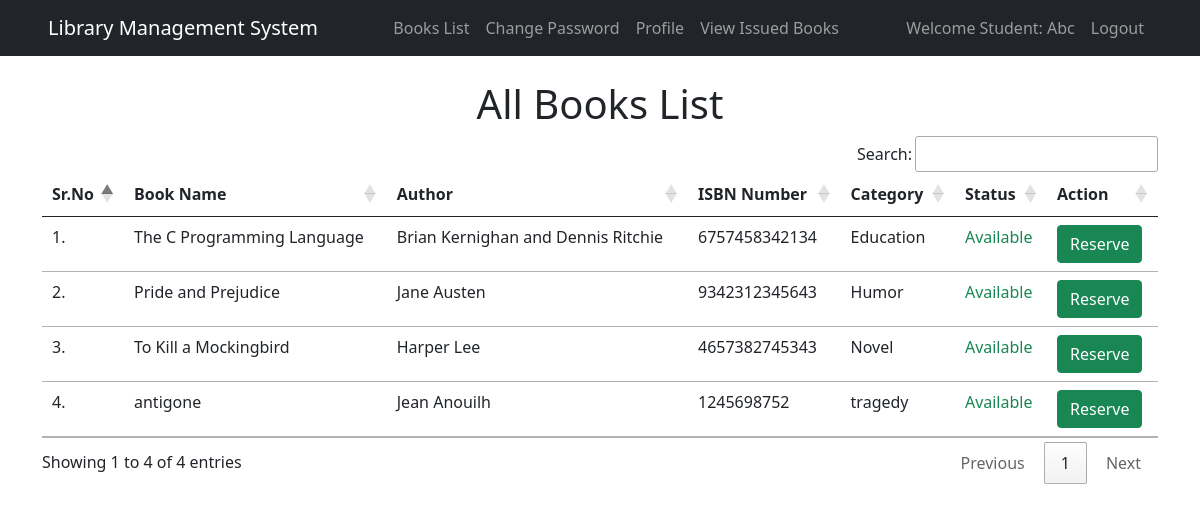
Screenshot of /books_list/ (signed in) with the database file from the repository.
### library/models.py (models this page shows, shortened)
class Book(models.Model):
    name = models.CharField(max_length=200)
    author = models.CharField(max_length=200)
    isbn = models.PositiveIntegerField()
    category = models.CharField(max_length=50)
    status = models.BooleanField(default=False)

### library/views.py (the view)
# urls.py: path("books_list/", views.books_list, name="books_list"),
@login_required(login_url='/student_login')
def books_list(request):
    books_l = Book.objects.all()
    issued_books = IssuedBook.objects.all()
    return render(request, "books_list.html", {'books':books_l, 'issued_books':issued_books})

### library/templates/books_list.html (shortened to what this page needs)
{% extends 'student_navbar.html' %}
{% load static %}
{% block body %}
<div class="container mt-4">
    <h1 class="text-center">All Books List</h1>
    <table class="table table-hover" id="example">
        <thead>
            <tr>
                <th>Sr.No</th>
                <th>Book Name</th>
                <th>Author</th>
                <th>ISBN Number</th>
                <th>Category</th>
                <th>Status</th>
                <th>Action</th>
            </tr>
        </thead>
        <tbody>
            {% for book in books %}
            <tr>
                <td>{{forloop.counter}}.</td>
                <td>{{book.name}}</td>
                <td>{{book.author}}</td>
                <td>{{book.isbn}}</td>
                <td>{{book.category}}</td>
                    {% if book.name in issued_books %}
                        <td><span class="text-danger">Issued</span></td>
                    {% else %}
                        <td><span class="text-success">Available</span></td>
                    {% endif %}
                <td><a href="/reserve_book/{{ book.id }}/" class="btn btn-success">Reserve</a></td>
            </tr>
            {% endfor %}
        </tbody>
    </table>
</div>
{% endblock %}

### library/templates/student_navbar.html (shortened to what this page needs)
<!doctype html>
<html lang="en">
  <head>
    <link href="https://cdn.jsdelivr.net/npm/bootstrap@5.1.0/dist/css/bootstrap.min.css" rel="stylesheet">
    <link rel="stylesheet" href="https://cdn.datatables.net/1.10.25/css/jquery.dataTables.min.css">
    <link rel="stylesheet" href="https://cdn.datatables.net/buttons/1.7.1/css/buttons.dataTables.min.css">
  </head>
  <body>
    <nav class="navbar navbar-expand-lg navbar-dark bg-dark sticky-top">
      <div class="container-fluid px-5">
        <a class="navbar-brand" href="#">Library Management System</a>
        <div class="collapse navbar-collapse justify-content-center" id="navbarSupportedContent">
          <ul class="navbar-nav">
            <li class="nav-item">
              <a class="nav-link" href="/books_list/">Books List</a>
            </li>
            <li class="nav-item">
              <a class="nav-link" href="/change_password/">Change Password</a>
            </li>
            <li class="nav-item">
              <a class="nav-link" href="/profile/">Profile</a>
            </li>
            <li class="nav-item">
              <a class="nav-link" href="/student_issued_books/">View Issued Books</a>
            </li>
          </ul>
        </div>
        <div class="ml-auto">
          <ul class="navbar-nav">
            <li class="nav-item">
              <a class="nav-link" href="#">
                Welcome Student: {{ request.user | capfirst }}
              </a>
            </li>
            <li class="nav-item">
              <a class="nav-link" href="/logout/">
                Logout
              </a>
            </li>
          </ul>
        </div>
      </div>
    </nav>
      {% block body %}
      {% endblock %}
  </body>
</html>

### rows the page displays
Book: name "The C Programming Language", author "Brian Kernighan and Dennis Ritchie", isbn "6757458342134", category "Education", shows "Available"
Book: name "Pride and Prejudice", author "Jane Austen", isbn "9342312345643", category "Humor", shows "Available"
Book: name "To Kill a Mockingbird", author "Harper Lee", isbn "4657382745343", category "Novel", shows "Available"
Book: name "antigone", author "Jean Anouilh", isbn "1245698752", category "tragedy", shows "Available"

### other values shown
{{ request.user | capfirst }} "Abc"
